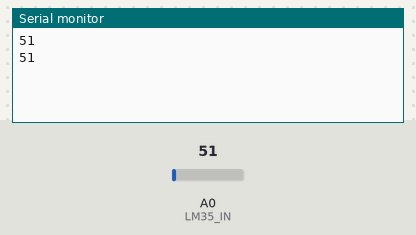
The sketch below on a simulated Arduino Uno, built with avr-gcc and run on an emulated ATmega328P. Parts: the last lines printed to the serial monitor. The inputs (shaded band) are chosen by the test bench; at power-on: A0 (LM35_IN) = 51.

Above: at 1.8 s.
1.9 s: A0 (LM35_IN) set to 61
At 2.8 s:
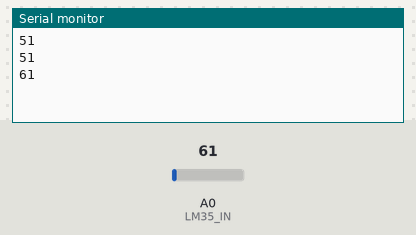
3.4 s: A0 (LM35_IN) set to 71
At 4.4 s:
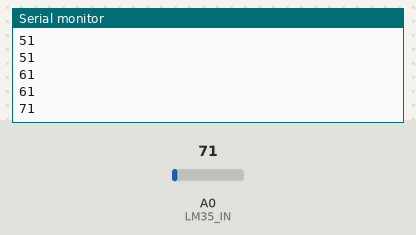
Timing chart, 0 to 6.4 s (numbered marks = the images above; inputs shaded):
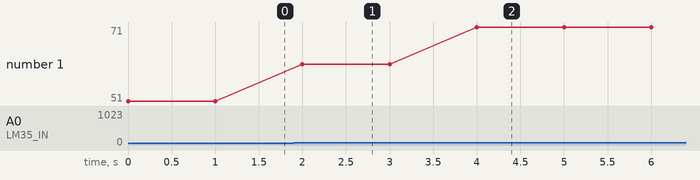

The sketch:

p105.ino
```cpp
#define LM35_IN 0

void setup() {
  Serial.begin(9600);
}

void loop() {
  int temp;

  temp = analogRead(LM35_IN);
  Serial.print(temp, DEC);
  Serial.print("\n");
  delay(1000);
}

//出力された値に0.0048をかけ、100倍した値が温度
```

Measured:
- after the input at 1.9 s, the serial monitor: prints a new line after 0.10 s (image 1)
- after the input at 3.4 s, the serial monitor: prints a new line after 0.60 s (image 2)
- plotted number 1: 51 → 61 after the input at 1.9 s, 61 → 71 after the input at 3.4 s
